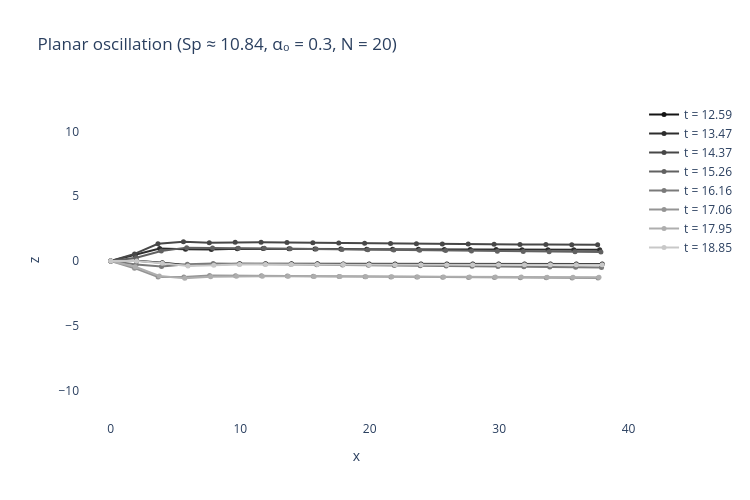

Notebook code for this chart:
### Markdown cell above
### Plot — fiber shape across one actuation period (Fig. 12 layout)

Snapshots equally spaced over the **last** actuation period (after the
initial transient), in the lab frame. The proximal bead is pinned at the
origin and the actuated bead 1 traces an arc of radius ``2a cos(α₀)``.
The remainder of the fiber follows by elastic propagation; the wave
profile depends on the Sperm number.

### Code cell
# Take 8 snapshots from the last actuation period
period_steps = int(period / dt_planar)
start = n_steps_planar - period_steps
snap_idx = np.linspace(start, n_steps_planar - 1, 8, dtype=int)

fig = go.Figure()
greys = [f"rgb({g},{g},{g})" for g in np.linspace(20, 200, len(snap_idx)).astype(int)]
for c, k in zip(greys, snap_idx, strict=False):
    snap = lab_p[k]
    fig.add_trace(
        go.Scatter(
            x=snap[:, 0],
            y=snap[:, 2],
            mode="lines+markers",
            name=f"t = {k * dt_planar:.2f}",
            line=dict(color=c, width=2),
            marker=dict(size=5, color=c),
        )
    )

fig.update_layout(
    title=f"Planar oscillation (Sp ≈ {Sp:.2f}, α₀ = {alpha0}, N = {N})",
    xaxis_title="x",
    yaxis_title="z",
    yaxis=dict(scaleanchor="x", scaleratio=1),
    width=750,
    height=500,
    plot_bgcolor="white",
)
fig.show()

### Figure 1 — Plotly figure (JSON) as saved in the notebook; plotly's stock layout.template omitted (floating-point values rounded to 4 significant figures)
{"data": [{"line": {"color": "rgb(20,20,20)", "width": 2}, "marker": {"color": "rgb(20,20,20)", "size": 5}, "mode": "lines+markers", "name": "t = 12.59", "type": "scatter", "x": [0.0, 2.0, 3.982, 5.965, 7.963, 9.961, 11.96, 13.96, 15.96, 17.96, 19.96, 21.96, 23.96, 25.96, 27.96, 29.96, 31.96, 33.96, 35.96, 37.96], "y": [0.0, 0.02497, -0.1345, -0.3274, -0.2728, -0.2061, -0.2064, -0.2123, -0.2177, -0.2236, -0.2269, -0.2284, -0.2294, -0.2303, -0.2309, -0.2314, -0.2316, -0.2311, -0.2312, -0.2339]}, {"line": {"color": "rgb(45,45,45)", "width": 2}, "marker": {"color": "rgb(45,45,45)", "size": 5}, "mode": "lines+markers", "name": "t = 13.47", "type": "scatter", "x": [0.0, 1.888, 3.775, 5.772, 7.768, 9.767, 11.77, 13.77, 15.77, 17.77, 19.77, 21.77, 23.77, 25.77, 27.77, 29.77, 31.77, 33.77, 35.77, 37.77], "y": [0.0, 0.46, 0.9556, 0.916, 0.8872, 0.9487, 0.956, 0.9427, 0.9314, 0.9205, 0.9114, 0.9042, 0.8977, 0.8914, 0.8854, 0.8796, 0.8744, 0.8699, 0.8649, 0.8599]}, {"line": {"color": "rgb(71,71,71)", "width": 2}, "marker": {"color": "rgb(71,71,71)", "size": 5}, "mode": "lines+markers", "name": "t = 14.37", "type": "scatter", "x": [0.0, 1.835, 3.644, 5.613, 7.61, 9.61, 11.61, 13.61, 15.61, 17.61, 19.61, 21.61, 23.61, 25.61, 27.61, 29.61, 31.61, 33.61, 35.61, 37.61], "y": [0.0, 0.5495, 1.331, 1.487, 1.417, 1.44, 1.448, 1.426, 1.404, 1.384, 1.366, 1.35, 1.335, 1.321, 1.307, 1.293, 1.28, 1.268, 1.257, 1.248]}, {"line": {"color": "rgb(97,97,97)", "width": 2}, "marker": {"color": "rgb(97,97,97)", "size": 5}, "mode": "lines+markers", "name": "t = 15.26", "type": "scatter", "x": [0.0, 1.969, 3.9, 5.863, 7.862, 9.862, 11.86, 13.86, 15.86, 17.86, 19.86, 21.86, 23.86, 25.86, 27.86, 29.86, 31.86, 33.86, 35.86, 37.86], "y": [0.0, 0.2464, 0.7653, 1.032, 0.9979, 0.9786, 0.9796, 0.954, 0.9229, 0.8954, 0.87, 0.8466, 0.8244, 0.8027, 0.7814, 0.7608, 0.741, 0.7222, 0.7051, 0.6922]}, {"line": {"color": "rgb(122,122,122)", "width": 2}, "marker": {"color": "rgb(122,122,122)", "size": 5}, "mode": "lines+markers", "name": "t = 16.16", "type": "scatter", "x": [0.0, 1.964, 3.922, 5.913, 7.909, 9.908, 11.91, 13.91, 15.91, 17.91, 19.91, 21.91, 23.91, 25.91, 27.91, 29.91, 31.91, 33.91, 35.91, 37.91], "y": [0.0, -0.2674, -0.4298, -0.2421, -0.1912, -0.2254, -0.2322, -0.2517, -0.2814, -0.3084, -0.3324, -0.3545, -0.3753, -0.3955, -0.4152, -0.4343, -0.4526, -0.47, -0.4852, -0.4981]}, {"line": {"color": "rgb(148,148,148)", "width": 2}, "marker": {"color": "rgb(148,148,148)", "size": 5}, "mode": "lines+markers", "name": "t = 17.06", "type": "scatter", "x": [0.0, 1.832, 3.657, 5.642, 7.635, 9.635, 11.64, 13.64, 15.64, 17.63, 19.63, 21.63, 23.63, 25.63, 27.63, 29.63, 31.63, 33.63, 35.63, 37.63], "y": [0.0, -0.554, -1.233, -1.24, -1.124, -1.135, -1.145, -1.154, -1.175, -1.195, -1.212, -1.227, -1.241, -1.254, -1.266, -1.278, -1.29, -1.301, -1.31, -1.32]}, {"line": {"color": "rgb(174,174,174)", "width": 2}, "marker": {"color": "rgb(174,174,174)", "size": 5}, "mode": "lines+markers", "name": "t = 17.95", "type": "scatter", "x": [0.0, 1.895, 3.755, 5.717, 7.713, 9.712, 11.71, 13.71, 15.71, 17.71, 19.71, 21.71, 23.71, 25.71, 27.71, 29.71, 31.71, 33.71, 35.71, 37.71], "y": [0.0, -0.4467, -1.154, -1.333, -1.212, -1.179, -1.184, -1.185, -1.194, -1.206, -1.215, -1.222, -1.227, -1.232, -1.236, -1.24, -1.244, -1.247, -1.249, -1.255]}, {"line": {"color": "rgb(200,200,200)", "width": 2}, "marker": {"color": "rgb(200,200,200)", "size": 5}, "mode": "lines+markers", "name": "t = 18.85", "type": "scatter", "x": [0.0, 2.0, 3.981, 5.962, 7.96, 9.958, 11.96, 13.96, 15.96, 17.96, 19.96, 21.96, 23.96, 25.96, 27.96, 29.96, 31.96, 33.96, 35.96, 37.96], "y": [0.0, 0.008666, -0.1767, -0.3829, -0.3349, -0.2699, -0.2658, -0.2667, -0.2708, -0.2783, -0.2838, -0.287, -0.2888, -0.2899, -0.2906, -0.291, -0.2911, -0.2907, -0.2911, -0.2943]}], "layout": {"height": 500, "plot_bgcolor": "white", "title": {"text": "Planar oscillation (Sp ≈ 10.84, α₀ = 0.3, N = 20)"}, "width": 750, "xaxis": {"title": {"text": "x"}}, "yaxis": {"scaleanchor": "x", "scaleratio": 1, "title": {"text": "z"}}}}
